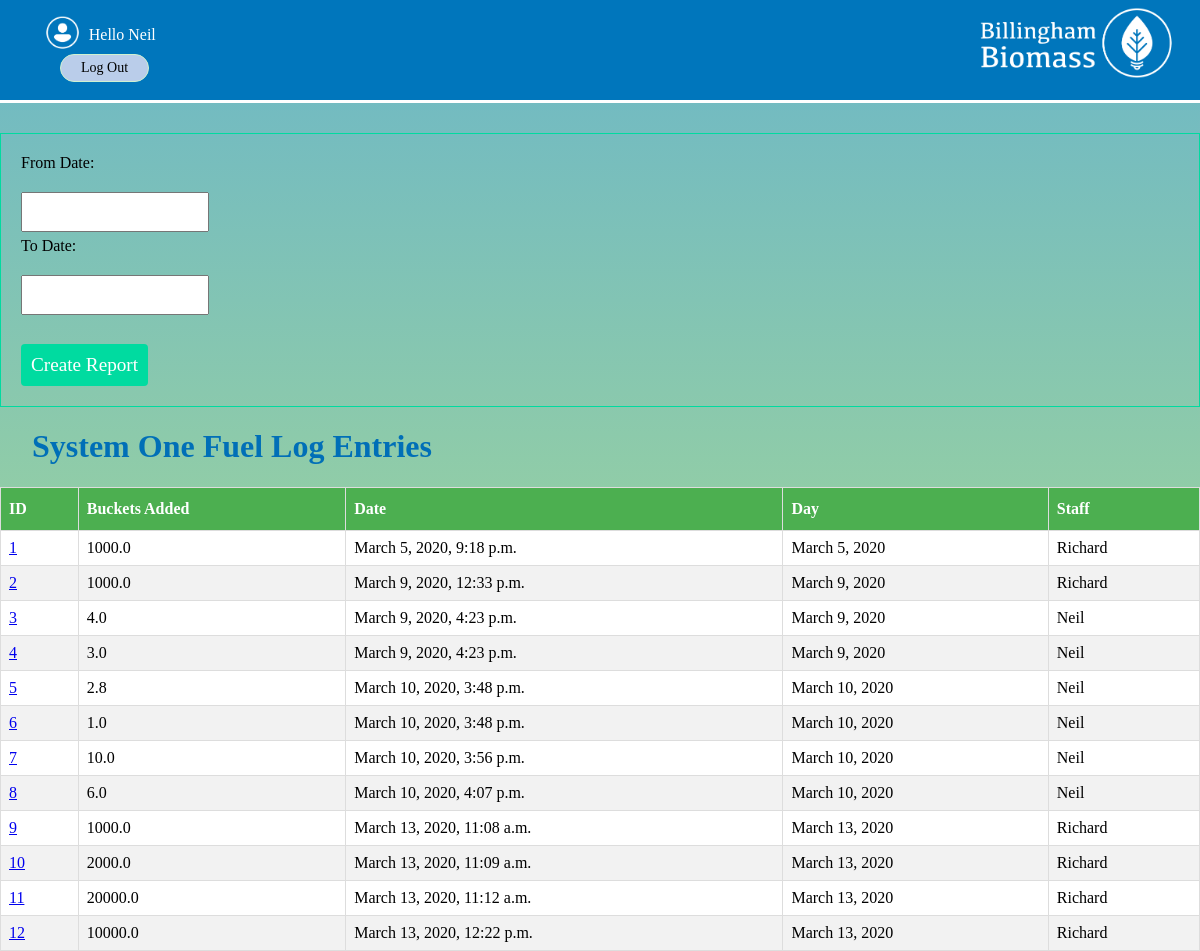
The app's page /reports/onefuellogreport (signed in) with its own data.
### systems/models.py (models this page shows, shortened)
class FuelLogSystemOneMod(models.Model):
    buckets_added = models.DecimalField(max_digits=1000,decimal_places=1)
    date = models.DateTimeField(auto_now_add = True)
    day = models.DateField(auto_now_add = True)
    staff = models.ForeignKey(User,on_delete=models.CASCADE)
    thumb = models.ImageField(blank=True,null=True)

### reports/views.py (the view)
# urls.py: path('onefuellogreport',views.systemOneFuelLogReport, name='onefuellogreport'),
@login_required(login_url="/accounts/login/")
def systemOneFuelLogReport(request):
    entriesFuel = FuelLogSystemOneMod.objects.all().order_by('date')
    if request.method == 'POST':
        form = forms.ReportDateForm(request.POST)
        if form.is_valid():
            data = request.POST.copy()
            fromdate = data.get('fromdate')
            todate = data.get('todate')
            fromdate = fromdate.replace('/','')
            todate = todate.replace('/','')
            return render(request,'reports/systemonefuellogreport.html',{'fromdate':fromdate,'todate':todate,'form':form,'entriesFuel':entriesFuel})
    else:
        form = forms.ReportDateForm()
    return render(request,'reports/systemonefuellogreport.html',{'form':form,'entriesFuel':entriesFuel})

### reports/forms.py
class ReportDateForm(forms.ModelForm):
    fromdate = forms.DateField(widget=forms.DateInput(format = '%d/%m/%Y'), input_formats=('%d/%m/%Y',))
    todate = forms.DateField(widget=forms.DateInput(format = '%d/%m/%Y'), input_formats=('%d/%m/%Y',))
    def __init__(self, *args, **kwargs):
       super(ReportDateForm, self).__init__(*args, **kwargs)
       self.fields['fromdate'].label = "From Date"
       self.fields['todate'].label = "To Date"
    class Meta:
        model = models.DatesMod
        fields = ['fromdate','todate']

### reports/templates/reports/systemonefuellogreport.html (shortened to what this page needs)
{% extends 'base_layout.html' %}
{% block content %}
  <form class="site-form" action="{%url 'reports:onefuellogreport'%}" method="post">
      {{form}}
    <input type="submit" value="Create Report">
  </form>
<div class="fuelLog">
  <h1>System One Fuel Log Entries</h1>
  <table>
    <thead>
    <th>ID</th>
    <th>Buckets Added</th>
    <th>Date</th>
    <th>Day</th>
    <th>Staff</th>
    </thead>
    <tbody>
  {% for entryFuel in entriesFuel %}
  <tr>
      <td><a href="{% url 'systems:idfuellogsystemone' id=entryFuel.id%}">{{entryFuel.id}}</a></td>
      <td>{{entryFuel.buckets_added}}</td>
      <td>{{entryFuel.date}}</td>
      <td>{{entryFuel.day}}</td>
      <td>{{entryFuel.staff}}</td>
      </tr>
    {% endfor %}
    </tbody>
</div>
{% endblock %}

### templates/base_layout.html (shortened to what this page needs)
{% load static from staticfiles %}
<!DOCTYPE html>
<html lang="en" dir="ltr">
  <head>
    <link rel="stylesheet" href="{% static 'styles.css'%}">
  </head>
  <body>
    <div class="head">
      <a href="{% url 'home' %}" ><img src="{% static 'Biomass.png' %}" class="logo" alt="Biomass-Logo" ></img></a>
    <nav class="navigation">
      <ul>
        {% if user.is_authenticated %}
        <li>
          <form class="logout-link" action="{% url 'accounts:logout' %}" method="post">
            <img class="loginimages" src="{%static 'User.png'%}" alt="user-img">
            Hello {{user}} <button type="submit"> Log Out </button>
          </form>
        </li>
        {% endif %}
      </ul>
    </nav>
</div>
    <div class="wrapper">
      {% block content %}
      {% endblock %}
    </div>
  </body>
</html>

### assets/styles.css (style rules this page uses)
* { font-family:"Kefa"; }
html { -webkit-tap-highlight-color:transparent; }
.head { background:rgb(0,118,188); height:100px; margin-top:-1em; border-bottom:3px solid white; }
.loginimages { height:2.5em; transform:translateY(30%); }
.monthly table , .fuelLog table { font-family: "Kefa"; border-collapse: collapse; width: 100%; background-color:white; }
.monthly td,th, .fuelLog td,th { border: 1px solid #ddd; padding: 8px; }
.monthly tr:nth-child(even), .fuelLog tr:nth-child(even) { background-color: #f2f2f2; }
.monthly th ,.fuelLog th { padding-top: 12px; padding-bottom: 12px; text-align: left; background-color: #4CAF50; color: white; }
@media only screen and (min-width: 751px) { .logo { position:block; z-index:2; float:right; top:0.5em; width:250px; height:auto; } }
@media only screen and (min-width: 751px) { .navigation li { position:block; z-index:1; float:left; list-style-type:none; bottom:3em; padding:0 2em 0 0; color:white; font-size:16px; } }
.navigation li button { border-radius:40px; color:white; padding: 5px 20px; text-align: center; text-decoration: none; display: block; font-size: 14px; margin: 10px 20px; transition-duration: 0.4s; cursor: pointer; }
.navigation li button { background-color:#bacdea; color: black; border: 1px solid #cff1d1; }
body { background:rgba(200,255,200,0.7) }
h1 { font-family: "Kefa"; color:#006fb7; margin-left:1em; }
.site-form { margin-top:30px; border: 1px solid #00dba0; padding:20px; }
.site-form input, .site-form textarea { display:block; margin: 20px 0 5px 0; padding: 10px; }
.site-form input[type="submit"] { background: #00dba0; border:0; margin:1.5em 0 0 0; color:#fff; font-size:1.2em; border-radius:4px; cursor:pointer; }
html { height: 100%; }
body { background-image: linear-gradient(rgba(0, 111, 183, 0.5), rgba(142, 195, 60, 0.5)); height: 100%; margin: 0; background-repeat: no-repeat; background-attachment: fixed; }

### records on screen
FuelLogSystemOneMod: id "1", buckets_added "1000.0", date "March 5, 2020, 9:18 p.m.", day "March 5, 2020", staff "Richard"
FuelLogSystemOneMod: id "2", buckets_added "1000.0", date "March 9, 2020, 12:33 p.m.", day "March 9, 2020", staff "Richard"
FuelLogSystemOneMod: id "3", buckets_added "4.0", date "March 9, 2020, 4:23 p.m.", day "March 9, 2020", staff "Neil"
FuelLogSystemOneMod: id "4", buckets_added "3.0", date "March 9, 2020, 4:23 p.m.", day "March 9, 2020", staff "Neil"
FuelLogSystemOneMod: id "5", buckets_added "2.8", date "March 10, 2020, 3:48 p.m.", day "March 10, 2020", staff "Neil"
FuelLogSystemOneMod: id "6", buckets_added "1.0", date "March 10, 2020, 3:48 p.m.", day "March 10, 2020", staff "Neil"
FuelLogSystemOneMod: id "7", buckets_added "10.0", date "March 10, 2020, 3:56 p.m.", day "March 10, 2020", staff "Neil"
FuelLogSystemOneMod: id "8", buckets_added "6.0", date "March 10, 2020, 4:07 p.m.", day "March 10, 2020", staff "Neil"
FuelLogSystemOneMod: id "9", buckets_added "1000.0", date "March 13, 2020, 11:08 a.m.", day "March 13, 2020", staff "Richard"
FuelLogSystemOneMod: id "10", buckets_added "2000.0", date "March 13, 2020, 11:09 a.m.", day "March 13, 2020", staff "Richard"
FuelLogSystemOneMod: id "11", buckets_added "20000.0", date "March 13, 2020, 11:12 a.m.", day "March 13, 2020", staff "Richard"
FuelLogSystemOneMod: id "12", buckets_added "10000.0", date "March 13, 2020, 12:22 p.m.", day "March 13, 2020", staff "Richard"

### other values on screen
{{ user }} "Neil"
